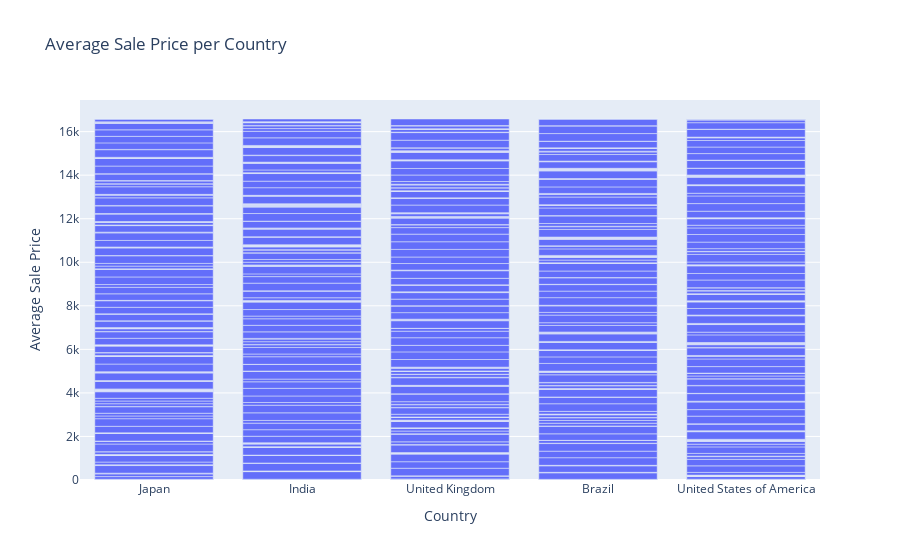

The code cell stored with this chart in its notebook:
### Markdown cell above
## Average sale price per product or country.

### Code cell
sales_data['Average Sale Price'] = sales_data['Sale Price']

fig = px.bar(sales_data, x='Country', y='Average Sale Price', title='Average Sale Price per Country')

fig.show()

### Figure 1 — Plotly figure (JSON) as saved in the notebook; plotly's stock layout.template omitted (floating-point values rounded to 4 significant figures; data arrays with more than 128 entries replaced by an {"elided": "..."} marker saying what was removed)
{"data": [{"alignmentgroup": "True", "hovertemplate": "Country=%{x}<br>Average Sale Price=%{y}<extra></extra>", "legendgroup": "", "marker": {"color": "#636efa", "pattern": {"shape": ""}}, "name": "", "offsetgroup": "", "orientation": "v", "showlegend": false, "textposition": "auto", "type": "bar", "x": {"elided": "700 str values"}, "xaxis": "x", "y": {"elided": "700 int values"}, "yaxis": "y"}], "layout": {"barmode": "relative", "legend": {"tracegroupgap": 0}, "title": {"text": "Average Sale Price per Country"}, "xaxis": {"anchor": "y", "domain": [0, 1], "title": {"text": "Country"}}, "yaxis": {"anchor": "x", "domain": [0, 1], "title": {"text": "Average Sale Price"}}}}
